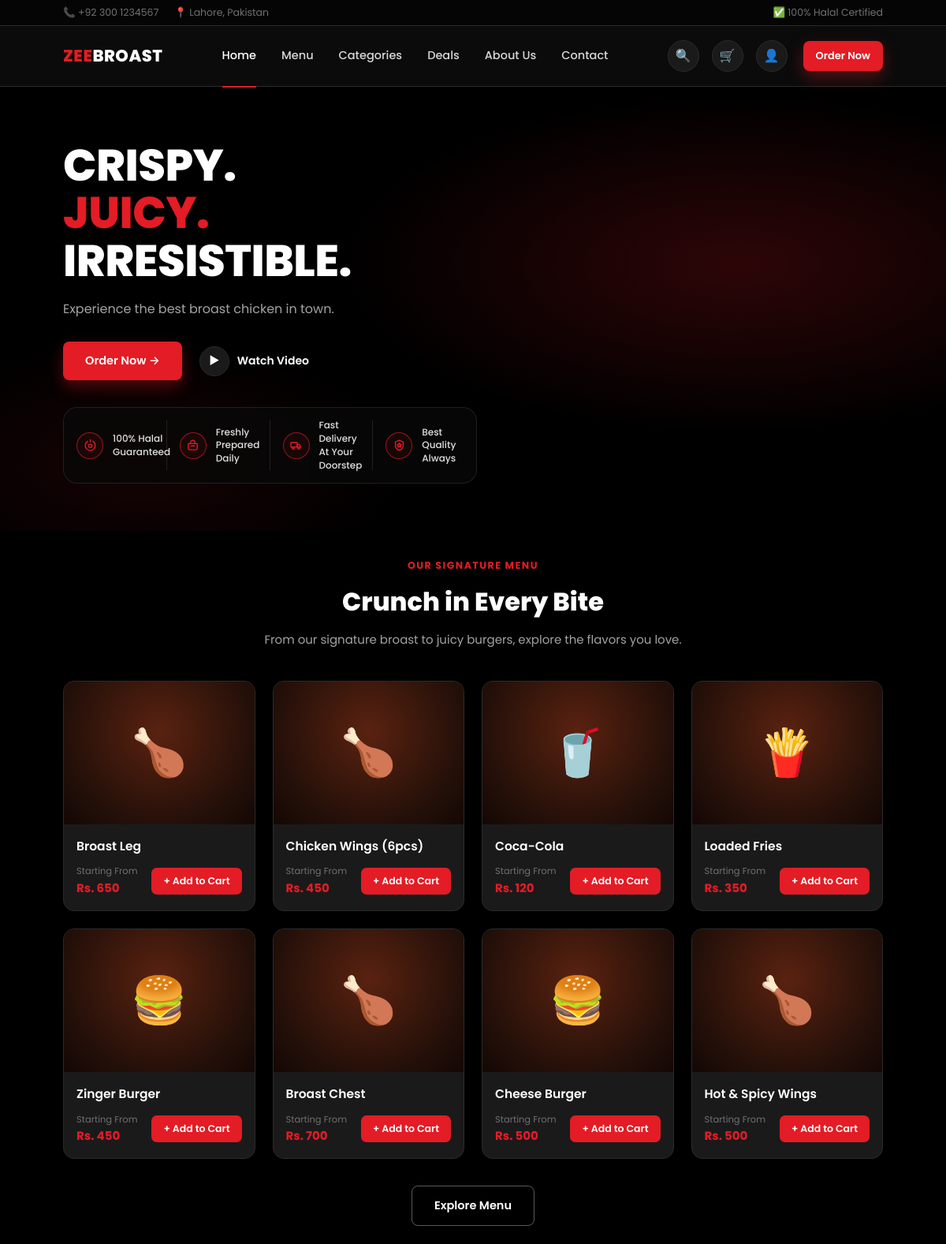
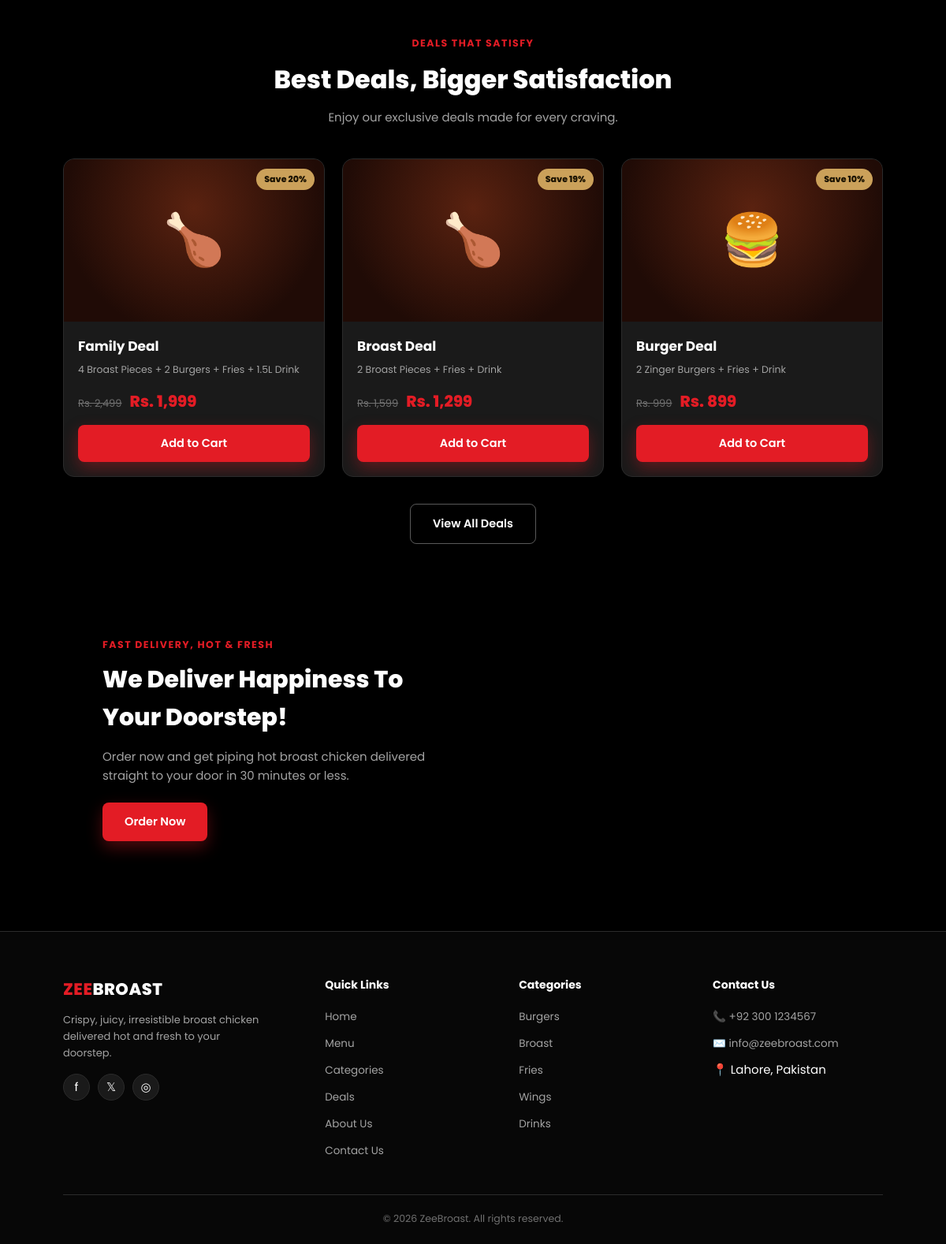
The page / on the database its author committed (2 pictures, top to bottom).
### tables this page shows
CREATE TABLE `products` (
  `id` INT UNSIGNED NOT NULL AUTO_INCREMENT,
  `category_id` INT UNSIGNED NOT NULL,
  `name` VARCHAR(150) NOT NULL,
  `slug` VARCHAR(180) NOT NULL,
  `description` TEXT NULL,
  `price` DECIMAL(10,2) NOT NULL,
  `sale_price` DECIMAL(10,2) NULL,
  `image` VARCHAR(255) NULL,
  `icon` VARCHAR(10) NULL COMMENT 'emoji placeholder shown when no image uploaded',
  `is_featured` TINYINT(1) NOT NULL DEFAULT 0,
  `is_popular` TINYINT(1) NOT NULL DEFAULT 0,
  `stock_status` ENUM('in_stock','out_of_stock') NOT NULL DEFAULT 'in_stock',
  `status` ENUM('active','inactive') NOT NULL DEFAULT 'active',
  `sort_order` INT NOT NULL DEFAULT 0,
  `created_at` TIMESTAMP NOT NULL DEFAULT CURRENT_TIMESTAMP,
  `updated_at` TIMESTAMP NOT NULL DEFAULT CURRENT_TIMESTAMP ON UPDATE CURRENT_TIMESTAMP,
  PRIMARY KEY (`id`),
  UNIQUE KEY `uq_product_slug` (`slug`),
  KEY `fk_product_category` (`category_id`),
  CONSTRAINT `fk_product_category` FOREIGN KEY (`category_id`) REFERENCES `categories` (`id`) ON DELETE CASCADE
);

CREATE TABLE `deals` (
  `id` INT UNSIGNED NOT NULL AUTO_INCREMENT,
  `title` VARCHAR(150) NOT NULL,
  `slug` VARCHAR(180) NOT NULL,
  `description` TEXT NULL,
  `image` VARCHAR(255) NULL,
  `icon` VARCHAR(10) NULL,
  `original_price` DECIMAL(10,2) NOT NULL,
  `deal_price` DECIMAL(10,2) NOT NULL,
  `discount_percent` INT NOT NULL DEFAULT 0,
  `status` ENUM('active','inactive') NOT NULL DEFAULT 'active',
  `sort_order` INT NOT NULL DEFAULT 0,
  `created_at` TIMESTAMP NOT NULL DEFAULT CURRENT_TIMESTAMP,
  PRIMARY KEY (`id`),
  UNIQUE KEY `uq_deal_slug` (`slug`)
);

CREATE TABLE `categories` (
  `id` INT UNSIGNED NOT NULL AUTO_INCREMENT,
  `name` VARCHAR(100) NOT NULL,
  `slug` VARCHAR(120) NOT NULL,
  `icon` VARCHAR(60) NULL COMMENT 'emoji or icon class used as visual placeholder',
  `image` VARCHAR(255) NULL,
  `sort_order` INT NOT NULL DEFAULT 0,
  `status` ENUM('active','inactive') NOT NULL DEFAULT 'active',
  `created_at` TIMESTAMP NOT NULL DEFAULT CURRENT_TIMESTAMP,
  PRIMARY KEY (`id`),
  UNIQUE KEY `uq_category_slug` (`slug`)
);

### config/database.php (called while the page is built, shortened)
<?php
function db(): PDO
{
    static $pdo = null;
    if ($pdo === null) {
        $dsn = 'mysql:host=' . DB_HOST . ';dbname=' . DB_NAME . ';charset=' . DB_CHARSET;
        $options = [
            PDO::ATTR_ERRMODE            => PDO::ERRMODE_EXCEPTION,
            PDO::ATTR_DEFAULT_FETCH_MODE => PDO::FETCH_ASSOC,
            PDO::ATTR_EMULATE_PREPARES   => false,
        ];
        try {
            $pdo = new PDO($dsn, DB_USER, DB_PASS, $options);
        } catch (PDOException $e) {
            die('Database connection failed. Please try again later.');
        }
    }
    return $pdo;
}

### index.php (the view, shortened to what this page needs)
<?php
$active_nav = 'home';
require_once __DIR__ . '/includes/header.php';
$signature = db()->query("SELECT p.*, c.slug AS cat_slug FROM products p JOIN categories c ON c.id = p.category_id WHERE p.status='active' ORDER BY p.sort_order, p.name LIMIT 8")->fetchAll();
$deals = db()->query("SELECT * FROM deals WHERE status='active' ORDER BY sort_order LIMIT 8")->fetchAll();
$bucketImage = trim((string)setting('bucket_image', ''));
$riderImage = trim((string)setting('rider_image', ''));
?>
<section class="hero<?= $bucketImage !== '' ? ' hero-with-bucket' : '' ?>"<?= $bucketImage !== '' ? ' style="--hero-bucket-image: url(\'' . e(base_url($bucketImage)) . '\');"' : '' ?>>
  <div class="container">
    <div class="hero-text">
      <h1><?= e(setting('hero_title_line1', 'CRISPY.')) ?><br>
          <span class="accent"><?= e(setting('hero_title_line2', 'JUICY.')) ?></span><br>
          <?= e(setting('hero_title_line3', 'IRRESISTIBLE.')) ?></h1>
      <p class="lead"><?= e(setting('hero_subtitle')) ?></p>
      <div class="hero-cta">
        <a href="<?= base_url('menu.php') ?>" class="btn btn-primary">Order Now →</a>
        <a href="#" class="play-link"><span class="play-icon">▶</span> Watch Video</a>
      </div>
      <div class="hero-badges">
        <div class="badge"><span class="b-icon" aria-hidden="true"><svg viewBox="0 0 24 24"><path d="M12 2v4"></path><path d="M7.2 4.7a9 9 0 1 0 9.6 0"></path><circle cx="12" cy="13" r="3"></circle></svg></span>100% Halal<br>Guaranteed</div>
        <div class="badge"><span class="b-icon" aria-hidden="true"><svg viewBox="0 0 24 24"><path d="M4 9h16v9a2 2 0 0 1-2 2H6a2 2 0 0 1-2-2z"></path><path d="M8 9V7a4 4 0 0 1 8 0v2"></path><path d="M9 13h6"></path></svg></span>Freshly Prepared<br>Daily</div>
        <div class="badge"><span class="b-icon" aria-hidden="true"><svg viewBox="0 0 24 24"><path d="M3 7h11v8H3z"></path><path d="M14 10h3l3 3v2h-6z"></path><circle cx="7" cy="17" r="2"></circle><circle cx="17" cy="17" r="2"></circle></svg></span>Fast Delivery<br>At Your Doorstep</div>
        <div class="badge"><span class="b-icon" aria-hidden="true"><svg viewBox="0 0 24 24"><path d="M12 3l7 3v6c0 5-3.1 7.7-7 9-3.9-1.3-7-4-7-9V6z"></path><path d="m12 8 1.2 2.4 2.6.4-1.9 1.9.5 2.7L12 14l-2.4 1.4.5-2.7-1.9-1.9 2.6-.4z"></path></svg></span>Best Quality<br>Always</div>
      </div>
    </div>
  </div>
</section>
<section class="section">
  <div class="container">
    <div class="section-head">
      <span class="eyebrow">Our Signature Menu</span>
      <h2>Crunch in Every Bite</h2>
      <p>From our signature broast to juicy burgers, explore the flavors you love.</p>
    </div>
    <div class="card-grid">
      <?php foreach ($signature as $item): ?>
      <div class="food-card">
        <a href="<?= base_url('product.php?slug=' . urlencode($item['slug'])) ?>">
          <?= food_thumb($item['image'], $item['icon']) ?>
        </a>
        <div class="food-body">
          <a href="<?= base_url('product.php?slug=' . urlencode($item['slug'])) ?>"><h3><?= e($item['name']) ?></h3></a>
          <div class="food-price-row">
            <span class="food-price"><span class="from">Starting From</span><?= money($item['sale_price'] ?: $item['price']) ?></span>
            <button class="add-cart-btn js-add-cart" data-type="product" data-id="<?= (int)$item['id'] ?>">+ Add to Cart</button>
          </div>
        </div>
      </div>
      <?php endforeach; ?>
    </div>
    <div class="text-center" style="margin-top:34px">
      <a href="<?= base_url('menu.php') ?>" class="btn btn-outline">Explore Menu</a>
    </div>
  </div>
</section>
<section class="section section-alt">
  <div class="container">
    <div class="section-head">
      <span class="eyebrow">Deals That Satisfy</span>
      <h2>Best Deals, Bigger Satisfaction</h2>
      <p>Enjoy our exclusive deals made for every craving.</p>
    </div>
    <div class="deal-grid">
      <?php foreach ($deals as $deal): ?>
      <?php $dealImageUrl = media_url($deal['image'] ?? null); ?>
      <div class="deal-card">
        <?php if ($deal['discount_percent'] > 0): ?><span class="deal-save">Save <?= (int)$deal['discount_percent'] ?>%</span><?php endif; ?>
        <div class="deal-thumb">
          <?php if ($dealImageUrl): ?>
            <img src="<?= e($dealImageUrl) ?>" alt="<?= e($deal['title']) ?>" loading="lazy">
          <?php else: ?>
            <?= e($deal['icon'] ?: '🍗') ?>
          <?php endif; ?>
        </div>
        <div class="deal-body">
          <h3><?= e($deal['title']) ?></h3>
          <p><?= e($deal['description']) ?></p>
          <div class="deal-price-row">
            <span class="old"><?= money($deal['original_price']) ?></span>
            <span class="new"><?= money($deal['deal_price']) ?></span>
          </div>
          <button class="btn btn-primary btn-block js-add-cart" data-type="deal" data-id="<?= (int)$deal['id'] ?>">Add to Cart</button>
        </div>
      </div>
      <?php endforeach; ?>
    </div>
    <div class="text-center" style="margin-top:34px">
      <a href="<?= base_url('deals.php') ?>" class="btn btn-outline">View All Deals</a>
    </div>
  </div>
</section>
<section class="section">
  <div class="container<?= $riderImage !== '' ? ' delivery-with-rider' : '' ?>"<?= $riderImage !== '' ? ' style="--delivery-rider-image: url(\'' . e(base_url($riderImage)) . '\');"' : '' ?>>
    <div class="delivery-banner">
      <div class="content">
        <span class="eyebrow">Fast Delivery, Hot &amp; Fresh</span>
        <h2>We Deliver Happiness To Your Doorstep!</h2>
        <p>Order now and get piping hot broast chicken delivered straight to your door in <?= e(setting('estimated_delivery_minutes', 30)) ?> minutes or less.</p>
        <a href="<?= base_url('menu.php') ?>" class="btn btn-primary">Order Now</a>
      </div>
    </div>
  </div>
</section>
<?php require_once __DIR__ . '/includes/footer.php'; ?>

### includes/header.php (shortened to what this page needs)
<?php
$active_nav = $active_nav ?? '';
$user = current_user();
$favicon_value = trim((string)setting('fcon_image', ''));
$logo_url = '';
?>
<!DOCTYPE html>
<html lang="en">
<head>
<link rel="stylesheet" href="<?= base_url('assets/css/style.css') ?>">
</head>
<body>
<div class="topbar">
  <div class="container">
    <div class="topbar-left">
      <span>📞 <?= e(setting('phone')) ?></span>
      <span>📍 <?= e(setting('address')) ?></span>
    </div>
    <div class="topbar-right">
      <span><?= setting('halal_badge') ? '✅ 100% Halal Certified' : '' ?></span>
    </div>
  </div>
</div>
<header class="site-header">
  <div class="container">
    <a href="<?= base_url('index.php') ?>" class="logo" aria-label="<?= e(setting('site_name')) ?> home">
      <?php if ($logo_url): ?>
        <img src="<?= e($logo_url) ?>" alt="<?= e(setting('site_name')) ?>" class="logo-image">
      <?php else: ?>
        <span><span class="zee">ZEE</span><span class="broast">BROAST</span></span>
      <?php endif; ?>
    </a>
    <nav class="main-nav" id="mainNav">
      <a href="<?= base_url('index.php') ?>" class="<?= $active_nav === 'home' ? 'active' : '' ?>">Home</a>
      <a href="<?= base_url('menu.php') ?>" class="<?= $active_nav === 'menu' ? 'active' : '' ?>">Menu</a>
      <a href="<?= base_url('category.php') ?>" class="<?= $active_nav === 'categories' ? 'active' : '' ?>">Categories</a>
      <a href="<?= base_url('deals.php') ?>" class="<?= $active_nav === 'deals' ? 'active' : '' ?>">Deals</a>
      <a href="<?= base_url('about.php') ?>" class="<?= $active_nav === 'about' ? 'active' : '' ?>">About Us</a>
      <a href="<?= base_url('contact.php') ?>" class="<?= $active_nav === 'contact' ? 'active' : '' ?>">Contact</a>
    </nav>
    <div class="header-actions">
      <a href="<?= base_url('menu.php') ?>" class="icon-btn" title="Search">🔍</a>
      <a href="<?= base_url('cart.php') ?>" class="icon-btn" title="Cart">
        🛒
      </a>
      <a href="<?= base_url($user ? 'account.php' : 'login.php') ?>" class="icon-btn" title="Account">👤</a>
      <a href="<?= base_url('menu.php') ?>" class="btn btn-primary btn-sm order-now-desktop">Order Now</a>
    </div>
  </div>
</header>

### includes/functions.php (shortened to what this page needs)
<?php
function setting(string $key, $default = '')
{
    static $cache = null;
    if ($cache === null) {
        $cache = [];
        $stmt = db()->query('SELECT setting_key, setting_value FROM settings');
        foreach ($stmt->fetchAll() as $row) {
            $cache[$row['setting_key']] = $row['setting_value'];
        }
    }
    return $cache[$key] ?? $default;
}
function e(?string $value): string
{
    return htmlspecialchars($value ?? '', ENT_QUOTES, 'UTF-8');
}
function money($amount): string
{
    return setting('currency_symbol', 'Rs.') . ' ' . number_format((float)$amount);
}
function base_url(string $path = ''): string
{
    return BASE_URL . '/' . ltrim($path, '/');
}
function media_url(?string $path): ?string
{
    if (empty($path)) {
        return null;
    }
    return base_url('uploads/' . ltrim($path, '/'));
}
function is_logged_in(): bool
{
    return !empty($_SESSION['user_id']);
}
function current_user(): ?array
{
    if (!is_logged_in()) {
        return null;
    }
    static $user = null;
    return $user;
}
function food_thumb(?string $image, ?string $icon, string $extraClass = ''): string
{
    $icon = $icon ?: '🍗';
    $url = media_url($image);
    return '<div class="food-thumb ' . e($extraClass) . '">' . $icon . '</div>';
}

### includes/footer.php (shortened to what this page needs)
<footer class="site-footer">
  <div class="container">
    <div class="footer-grid">
      <div class="footer-about">
        <a href="<?= base_url('index.php') ?>" class="logo">
          <?php if ($logo_url): ?>
            <img src="<?= e($logo_url) ?>" alt="<?= e(setting('site_name')) ?>" class="logo-image">
          <?php else: ?>
            <span><span class="zee">ZEE</span><span class="broast">BROAST</span></span>
          <?php endif; ?>
        </a>
        <p>Crispy, juicy, irresistible broast chicken delivered hot and fresh to your doorstep.</p>
        <div class="footer-social">
          <a href="<?= e(setting('facebook_url', '#')) ?>" title="Facebook">f</a>
          <a href="<?= e(setting('twitter_url', '#')) ?>" title="Twitter">𝕏</a>
          <a href="<?= e(setting('instagram_url', '#')) ?>" title="Instagram">◎</a>
        </div>
      </div>
      <div>
        <h4>Quick Links</h4>
        <ul>
          <li><a href="<?= base_url('index.php') ?>">Home</a></li>
          <li><a href="<?= base_url('menu.php') ?>">Menu</a></li>
          <li><a href="<?= base_url('category.php') ?>">Categories</a></li>
          <li><a href="<?= base_url('deals.php') ?>">Deals</a></li>
          <li><a href="<?= base_url('about.php') ?>">About Us</a></li>
          <li><a href="<?= base_url('contact.php') ?>">Contact Us</a></li>
        </ul>
      </div>
      <div>
        <h4>Categories</h4>
        <ul>
          <?php foreach (db()->query("SELECT name, slug FROM categories WHERE status='active' ORDER BY sort_order")->fetchAll() as $cat): ?>
          <li><a href="<?= base_url('category.php?slug=' . urlencode($cat['slug'])) ?>"><?= e($cat['name']) ?></a></li>
          <?php endforeach; ?>
        </ul>
      </div>
      <div>
        <h4>Contact Us</h4>
        <ul>
          <li><a href="tel:<?= e(setting('phone')) ?>">📞 <?= e(setting('phone')) ?></a></li>
          <li><a href="mailto:<?= e(setting('email')) ?>">✉️ <?= e(setting('email')) ?></a></li>
          <li><span>📍 <?= e(setting('address')) ?></span></li>
        </ul>
      </div>
    </div>
    <div class="footer-bottom">
      &copy; <?= date('Y') ?> <?= e(setting('site_name')) ?>. All rights reserved.
    </div>
  </div>
</footer>
</body>
</html>

### rows shown on the page
products: icon "🍗", name "Broast Leg", money($item['sale_price'] ?: $item['price']) "Rs. 650"
products: icon "🍗", name "Chicken Wings (6pcs)", money($item['sale_price'] ?: $item['price']) "Rs. 450"
products: icon "🥤", name "Coca-Cola", money($item['sale_price'] ?: $item['price']) "Rs. 120"
products: icon "🍟", name "Loaded Fries", money($item['sale_price'] ?: $item['price']) "Rs. 350"
products: icon "🍔", name "Zinger Burger", money($item['sale_price'] ?: $item['price']) "Rs. 450"
products: icon "🍗", name "Broast Chest", money($item['sale_price'] ?: $item['price']) "Rs. 700"
products: icon "🍔", name "Cheese Burger", money($item['sale_price'] ?: $item['price']) "Rs. 500"
products: icon "🍗", name "Hot & Spicy Wings", money($item['sale_price'] ?: $item['price']) "Rs. 500"
deals: discount_percent "20", icon "🍗", title "Family Deal", description "4 Broast Pieces + 2 Burgers + Fries + 1.5L Drink", original_price "Rs. 2,499", deal_price "Rs. 1,999"
deals: discount_percent "19", icon "🍗", title "Broast Deal", description "2 Broast Pieces + Fries + Drink", original_price "Rs. 1,599", deal_price "Rs. 1,299"
deals: discount_percent "10", icon "🍔", title "Burger Deal", description "2 Zinger Burgers + Fries + Drink", original_price "Rs. 999", deal_price "Rs. 899"
categories: name "Burgers"
categories: name "Broast"
categories: name "Fries"
categories: name "Wings"
categories: name "Drinks"

### other values the page prints
setting('phone') "+92 300 1234567"
setting('address') "Lahore, Pakistan"
setting('hero_title_line1', 'CRISPY.') "CRISPY."
setting('hero_title_line2', 'JUICY.') "JUICY."
setting('hero_title_line3', 'IRRESISTIBLE.') "IRRESISTIBLE."
setting('hero_subtitle') "Experience the best broast chicken in town."
setting('estimated_delivery_minutes', 30) "30"
setting('email') "info@zeebroast.com"
setting('site_name') "ZeeBroast"
